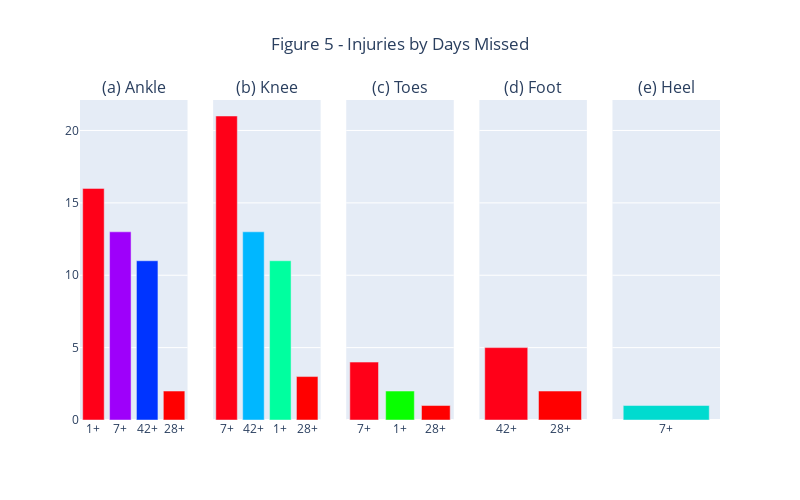

The cell this chart's notebook holds for it:
### Markdown cell above
The Figure 4(a) and 4(b) show the same distribution for the Days Missed. <br>
Many athletes miss 7 or more days in the season due injuries, the count is almost same for both surfaces, 19 on Synthetic and 20 on Natural, while 42 or more days and 1 or more days are equals, in Synthetic or Natual. An athlete have more chances to miss 28 or more days in Synthetic Surface than on Natural Surface. <br>
Let's analysis the total Days Missed by each injurie body part and show in the Figure 5.

### Code cell
fig = make_subplots(rows=1, cols=5, specs=[[{"type": "xy"}, {"type": "xy"}, {"type": "xy"},
                                          {"type": "xy"}, {"type": "xy"}]], 
                    shared_xaxes=True, shared_yaxes=True,
                    vertical_spacing=1,
                    subplot_titles = ('(a) Ankle', 
                                      '(b) Knee',
                                      '(c) Toes',
                                      '(d) Foot',
                                      '(e) Heel'))

feature = "DaysMissed"
feature_filter = "BodyPart"
feature_value = ["Ankle", "Knee", "Toes", "Foot", "Heel"]
col_num = 1

for i in feature_value:
    df_aux = inj_playlist[inj_playlist[feature_filter] == i]
    df_aux = df_aux[feature].value_counts()
    df_aux = df_aux[df_aux > 0]
    value = df_aux.values
    label = df_aux.index

    fig.add_trace(go.Bar(y=value, 
                         x=label,
                         hoverinfo='y',
                         showlegend=False,
                         marker={'color': value,
                         'colorscale': 'hsv'}),
                         row=1, col=col_num)
    col_num = col_num+1

fig.update_layout(height=500, width=800, title="Figure 5 - Injuries by Days Missed", title_x=0.5)
fig.show()

### Figure 1 — Plotly figure (JSON) as saved in the notebook; plotly's stock layout.template omitted (floating-point values rounded to 4 significant figures)
{"data": [{"hoverinfo": "y", "marker": {"color": [16, 13, 11, 2], "colorscale": [[0, "#ff0000"], [0.1111, "#ffa700"], [0.2222, "#afff00"], [0.3333, "#08ff00"], [0.4444, "#00ff9f"], [0.5556, "#00b7ff"], [0.6667, "#0010ff"], [0.7778, "#9700ff"], [0.8889, "#ff00bf"], [1, "#ff0018"]]}, "showlegend": false, "type": "bar", "x": ["1+", "7+", "42+", "28+"], "xaxis": "x", "y": [16, 13, 11, 2], "yaxis": "y"}, {"hoverinfo": "y", "marker": {"color": [21, 13, 11, 3], "colorscale": [[0, "#ff0000"], [0.1111, "#ffa700"], [0.2222, "#afff00"], [0.3333, "#08ff00"], [0.4444, "#00ff9f"], [0.5556, "#00b7ff"], [0.6667, "#0010ff"], [0.7778, "#9700ff"], [0.8889, "#ff00bf"], [1, "#ff0018"]]}, "showlegend": false, "type": "bar", "x": ["7+", "42+", "1+", "28+"], "xaxis": "x2", "y": [21, 13, 11, 3], "yaxis": "y2"}, {"hoverinfo": "y", "marker": {"color": [4, 2, 1], "colorscale": [[0, "#ff0000"], [0.1111, "#ffa700"], [0.2222, "#afff00"], [0.3333, "#08ff00"], [0.4444, "#00ff9f"], [0.5556, "#00b7ff"], [0.6667, "#0010ff"], [0.7778, "#9700ff"], [0.8889, "#ff00bf"], [1, "#ff0018"]]}, "showlegend": false, "type": "bar", "x": ["7+", "1+", "28+"], "xaxis": "x3", "y": [4, 2, 1], "yaxis": "y3"}, {"hoverinfo": "y", "marker": {"color": [5, 2], "colorscale": [[0, "#ff0000"], [0.1111, "#ffa700"], [0.2222, "#afff00"], [0.3333, "#08ff00"], [0.4444, "#00ff9f"], [0.5556, "#00b7ff"], [0.6667, "#0010ff"], [0.7778, "#9700ff"], [0.8889, "#ff00bf"], [1, "#ff0018"]]}, "showlegend": false, "type": "bar", "x": ["42+", "28+"], "xaxis": "x4", "y": [5, 2], "yaxis": "y4"}, {"hoverinfo": "y", "marker": {"color": [1], "colorscale": [[0, "#ff0000"], [0.1111, "#ffa700"], [0.2222, "#afff00"], [0.3333, "#08ff00"], [0.4444, "#00ff9f"], [0.5556, "#00b7ff"], [0.6667, "#0010ff"], [0.7778, "#9700ff"], [0.8889, "#ff00bf"], [1, "#ff0018"]]}, "showlegend": false, "type": "bar", "x": ["7+"], "xaxis": "x5", "y": [1], "yaxis": "y5"}], "layout": {"annotations": [{"font": {"size": 16}, "showarrow": false, "text": "(a) Ankle", "x": 0.084, "xanchor": "center", "xref": "paper", "y": 1, "yanchor": "bottom", "yref": "paper"}, {"font": {"size": 16}, "showarrow": false, "text": "(b) Knee", "x": 0.292, "xanchor": "center", "xref": "paper", "y": 1, "yanchor": "bottom", "yref": "paper"}, {"font": {"size": 16}, "showarrow": false, "text": "(c) Toes", "x": 0.5, "xanchor": "center", "xref": "paper", "y": 1, "yanchor": "bottom", "yref": "paper"}, {"font": {"size": 16}, "showarrow": false, "text": "(d) Foot", "x": 0.708, "xanchor": "center", "xref": "paper", "y": 1, "yanchor": "bottom", "yref": "paper"}, {"font": {"size": 16}, "showarrow": false, "text": "(e) Heel", "x": 0.916, "xanchor": "center", "xref": "paper", "y": 1, "yanchor": "bottom", "yref": "paper"}], "height": 500, "title": {"text": "Figure 5 - Injuries by Days Missed", "x": 0.5}, "width": 800, "xaxis": {"anchor": "y", "domain": [0, 0.168]}, "xaxis2": {"anchor": "y2", "domain": [0.208, 0.376]}, "xaxis3": {"anchor": "y3", "domain": [0.416, 0.584]}, "xaxis4": {"anchor": "y4", "domain": [0.624, 0.792]}, "xaxis5": {"anchor": "y5", "domain": [0.832, 1]}, "yaxis": {"anchor": "x", "domain": [0, 1]}, "yaxis2": {"anchor": "x2", "domain": [0, 1], "matches": "y", "showticklabels": false}, "yaxis3": {"anchor": "x3", "domain": [0, 1], "matches": "y", "showticklabels": false}, "yaxis4": {"anchor": "x4", "domain": [0, 1], "matches": "y", "showticklabels": false}, "yaxis5": {"anchor": "x5", "domain": [0, 1], "matches": "y", "showticklabels": false}}}
